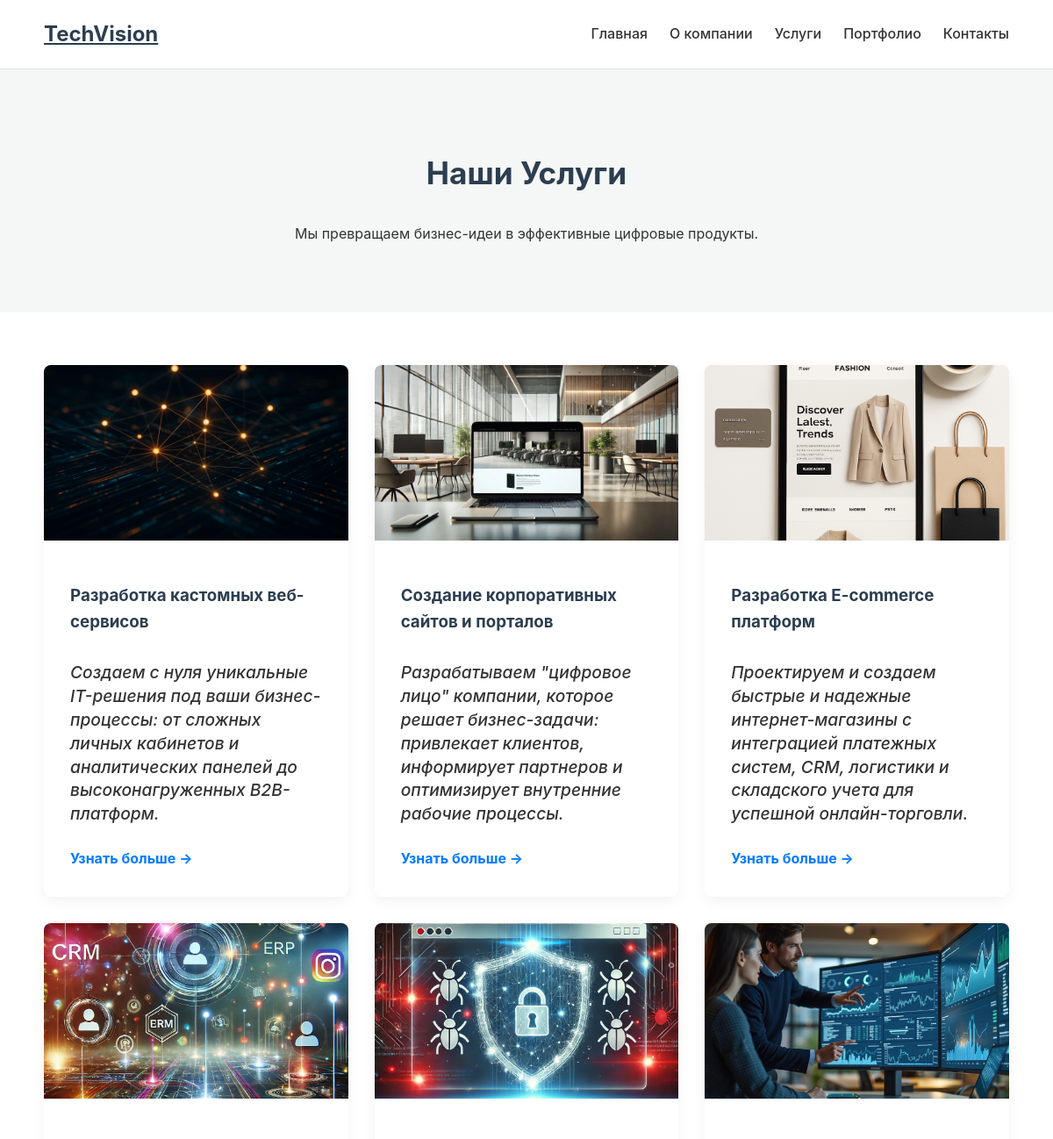
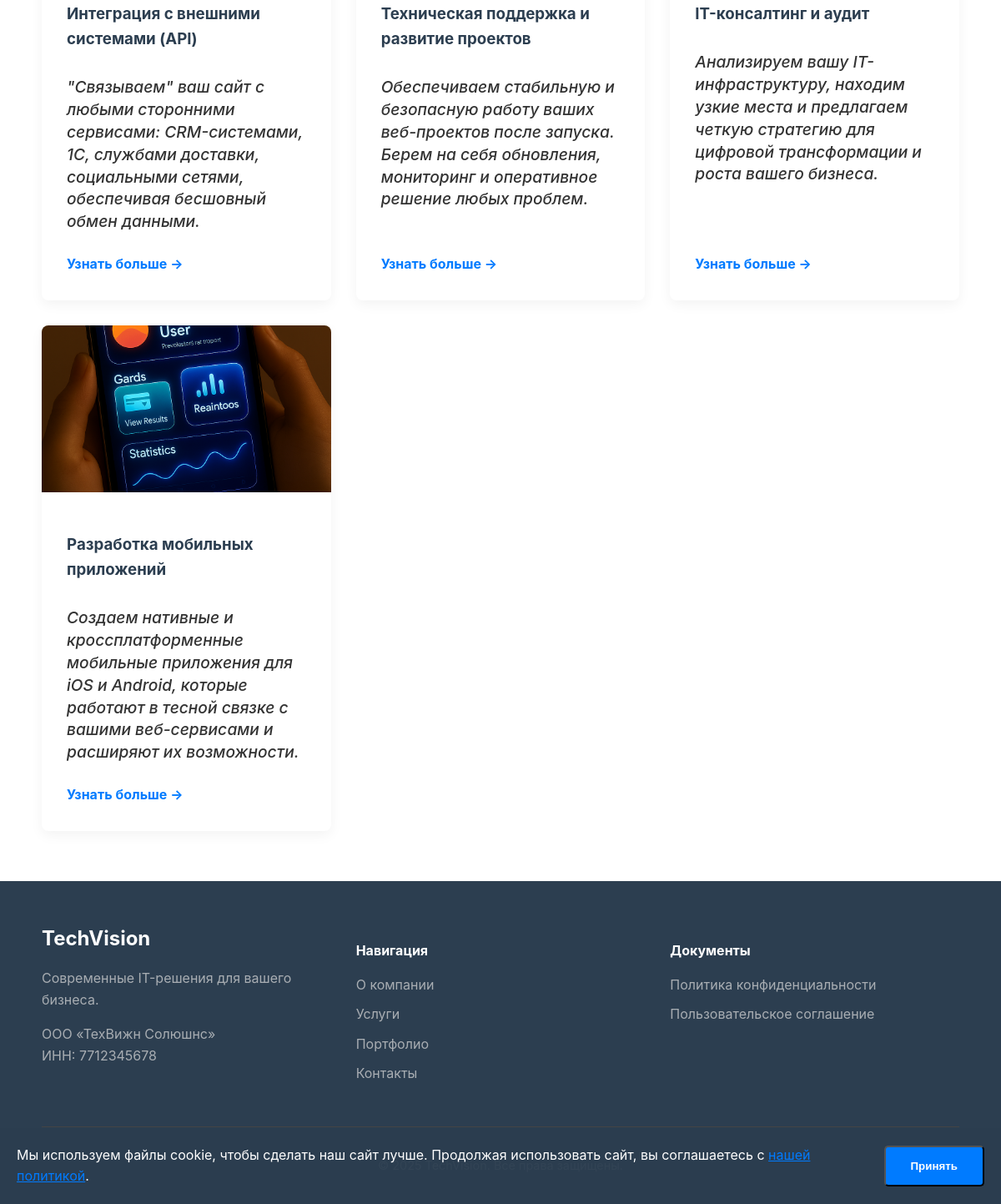
Page /services/ on the committed database (2 pictures, top to bottom).
### core/models.py (models this page shows, shortened)
class Service(models.Model):
    title = models.CharField(max_length=200, verbose_name="Название услуги")
    short_description = models.TextField(verbose_name="Краткое описание")
    full_description = models.TextField(verbose_name="Полное описание", blank=True)
    image = models.ImageField(upload_to='services/', verbose_name="Изображение услуги")
    slug = models.SlugField(max_length=200, unique=True, verbose_name="URL-адрес (slug)", null=True, blank=True)
    class Meta:
        verbose_name = "Услуга"
        verbose_name_plural = "Услуги"
    def get_absolute_url(self):
        return reverse('service_detail', kwargs={'slug': self.slug})

### core/views.py (the view)
# urls.py: path('services/', views.services_view, name='services'),
def services_view(request):
    services = Service.objects.all()
    context = { 'services': services }
    return render(request, 'core/services.html', context)

### core/templates/core/services.html (shortened to what this page needs)
{% extends 'core/base.html' %}
{% load static %}
{% block content %}
<section class="page-header">
    <div class="container">
        <h1>Наши Услуги</h1>
        <p>Мы превращаем бизнес-идеи в эффективные цифровые продукты.</p>
    </div>
</section>
<section class="services-list">
    <div class="container">
        <div class="services-grid">
            {% for service in services %}
            <div class="service-card">
                <img src="{{ service.image.url }}" alt="{{ service.title }}" class="service-image">
                <div class="service-card-content">
                    <h3>{{ service.title }}</h3>
                    <p class="service-subtitle">{{ service.short_description }}</p>
                    <a href="{{ service.get_absolute_url }}" class="service-details-link">Узнать больше →</a>
                </div>
            </div>
            {% endfor %}
        </div>
    </div>
</section>
{% endblock %}

### core/templates/core/base.html (shortened to what this page needs)
{% load static %}
<!DOCTYPE html>
<html lang="ru">
<head>
    <link rel="stylesheet" href="https://cdnjs.cloudflare.com/ajax/libs/font-awesome/5.15.4/css/all.min.css">
    <link rel="stylesheet" href="https://cdn.jsdelivr.net/npm/swiper@11/swiper-bundle.min.css"/>
    <link rel="stylesheet" href="https://cdn.jsdelivr.net/npm/@fancyapps/ui@5.0/dist/fancybox/fancybox.css"/>
    <link rel="stylesheet" href="https://cdnjs.cloudflare.com/ajax/libs/animate.css/4.1.1/animate.min.css"/>
    <link rel="stylesheet" href="{% static 'css/main.css' %}">
</head>
<body>
    <header class="site-header">
        <div class="container">
            <a href="{% url 'index' %}" class="logo">TechVision</a>
            <nav class="main-nav">
                <ul>
                    <li><a href="{% url 'index' %}">Главная</a></li>
                    <li><a href="{% url 'about' %}">О компании</a></li>
                    <li><a href="{% url 'services' %}">Услуги</a></li>
                    <li><a href="{% url 'portfolio' %}">Портфолио</a></li>
                    <li><a href="{% url 'contacts' %}">Контакты</a></li>
                </ul>
            </nav>
        </div>
    </header>
    <main>
        {% block content %}{% endblock %}
    </main>
    <footer class="site-footer">
        <div class="container">
            <div class="footer-content">
                <div class="footer-about">
                    <div class="logo">TechVision</div>
                    <p>Современные IT-решения для вашего бизнеса.</p>
                    <p class="footer-req">ООО «ТехВижн Солюшнс»<br>ИНН: 7712345678</p>
                </div>
                <div class="footer-links">
                    <h4>Навигация</h4>
                    <ul>
                        <li><a href="{% url 'about' %}">О компании</a></li>
                        <li><a href="{% url 'services' %}">Услуги</a></li>
                        <li><a href="{% url 'portfolio' %}">Портфолио</a></li>
                        <li><a href="{% url 'contacts' %}">Контакты</a></li>
                    </ul>
                </div>
                <div class="footer-legal">
                    <h4>Документы</h4>
                    <ul>
                        <li><a href="{% url 'privacy_policy' %}">Политика конфиденциальности</a></li>
                        <li><a href="{% url 'user_agreement' %}">Пользовательское соглашение</a></li>
                    </ul>
                </div>
            </div>
            <div class="footer-bottom">
                <p>&copy; {% now "Y" %} TechVision. Все права защищены.</p>
            </div>
        </div>
    </footer>
    <div id="cookie-banner" class="cookie-banner">
        <p>Мы используем файлы cookie, чтобы сделать наш сайт лучше. Продолжая использовать сайт, вы соглашаетесь с <a href="{% url 'privacy_policy' %}">нашей политикой</a>.</p>
        <button id="accept-cookies" class="cta-button">Принять</button>
    </div>
</body>
</html>

### static/css/main.css (style rules this page uses)
:root { --primary-color: #007bff; --dark-color: #2c3e50; --light-color: #ffffff; --gray-color: #f4f7f6; --text-color: #333; }
body { font-family: -apple-system, BlinkMacSystemFont, "Segoe UI", Roboto, "Helvetica Neue", Arial, sans-serif; margin: 0; background-color: var(--light-color); color: var(--text-color); line-height: 1.6; }
.container { max-width: 1100px; margin: 0 auto; padding: 0 20px; }
h1, h2, h3 { color: var(--dark-color); }
section { padding: 60px 0; }
.site-header { background-color: var(--light-color); padding: 20px 0; border-bottom: 1px solid #e0e0e0; position: sticky; top: 0; z-index: 100; }
.site-header .container { display: flex; justify-content: space-between; align-items: center; }
.logo { font-size: 1.5em; font-weight: bold; color: var(--dark-color); }
.main-nav ul { margin: 0; padding: 0; list-style: none; display: flex; }
.main-nav li { margin-left: 25px; }
.main-nav a { text-decoration: none; color: var(--text-color); font-weight: 500; transition: color 0.3s ease; }
.cta-button { display: inline-block; background-color: var(--primary-color); color: var(--light-color); padding: 15px 30px; border-radius: 5px; text-decoration: none; font-weight: bold; transition: background-color 0.3s ease; }
.site-footer { background-color: var(--dark-color); color: #a9aeb3; padding: 50px 0 20px 0; }
.footer-content { display: grid; grid-template-columns: repeat(auto-fit, minmax(250px, 1fr)); gap: 30px; margin-bottom: 40px; }
.footer-about .logo, .footer-links h4, .footer-legal h4 { color: var(--light-color); margin-bottom: 15px; }
.footer-links ul, .footer-legal ul { list-style: none; padding: 0; margin: 0; }
.footer-links li, .footer-legal li { margin-bottom: 10px; }
.footer-links a, .footer-legal a { color: #a9aeb3; text-decoration: none; transition: color 0.3s ease; }
.footer-bottom { border-top: 1px solid #444; padding-top: 20px; text-align: center; font-size: 0.9em; }
.cookie-banner { position: fixed; bottom: 0; left: 0; width: 100%; background-color: rgba(44,62,80,0.95); color: var(--light-color); padding: 20px; box-sizing: border-box; display: flex; justify-content: center; align-items: center; gap: 20px; z-index: 1000; transform: translateY(100%); transition: transform 0.5s ease-in-out; }
.cookie-banner p { margin: 0; }
.cookie-banner a { color: var(--primary-color); text-decoration: underline; }
.page-header { background-color: var(--gray-color); text-align: center; padding: 60px 0; }
.page-header h1 { color: var(--dark-color);font-size: 2.2em; }
.services-grid { display: grid; grid-template-columns: repeat(auto-fit, minmax(320px, 1fr)); gap: 30px; }
.service-card { background-color: #fff; border-radius: 8px; overflow: hidden; display: flex; flex-direction: column; transition: transform 0.3s ease, box-shadow 0.3s ease; box-shadow: 0 5px 15px rgba(0,0,0,0.05); }
.service-image { width: 100%; height: 200px; object-fit: cover; }
.service-card-content { padding: 30px; display: flex; flex-direction: column; flex-grow: 1; }
.service-card-content p { flex-grow: 1; }
.service-details-link { color: var(--primary-color); text-decoration: none; font-weight: bold; align-self: flex-start; transition: transform 0.3s ease; }
.service-subtitle { font-size: 1.2em; font-weight: 500; margin-top: 10px; margin-bottom: 25px; line-height: 1.4; font-style: italic; }

### rows in the picture
Service: image (picture), title "Разработка кастомных веб-сервисов", short_description "Создаем с нуля уникальные IT-решения под ваши бизнес-процессы: от сложных личных кабинетов и аналитических панелей до высоконагруженных B2B-платформ."
Service: image (picture), title "Создание корпоративных сайтов и порталов", short_description "Разрабатываем \"цифровое лицо\" компании, которое решает бизнес-задачи: привлекает клиентов, информирует партнеров и оптимизирует внутренние рабочие процессы."
Service: image (picture), title "Разработка E-commerce платформ", short_description "Проектируем и создаем быстрые и надежные интернет-магазины с интеграцией платежных систем, CRM, логистики и складского учета для успешной онлайн-торговли."
Service: image (picture), title "Интеграция с внешними системами (API)", short_description "\"Связываем\" ваш сайт с любыми сторонними сервисами: CRM-системами, 1С, службами доставки, социальными сетями, обеспечивая бесшовный обмен данными."
Service: image (picture), title "Техническая поддержка и развитие проектов", short_description "Обеспечиваем стабильную и безопасную работу ваших веб-проектов после запуска. Берем на себя обновления, мониторинг и оперативное решение любых проблем."
Service: image (picture), title "IT-консалтинг и аудит", short_description "Анализируем вашу IT-инфраструктуру, находим узкие места и предлагаем четкую стратегию для цифровой трансформации и роста вашего бизнеса."
Service: image (picture), title "Разработка мобильных приложений", short_description "Создаем нативные и кроссплатформенные мобильные приложения для iOS и Android, которые работают в тесной связке с вашими веб-сервисами и расширяют их возможности."
